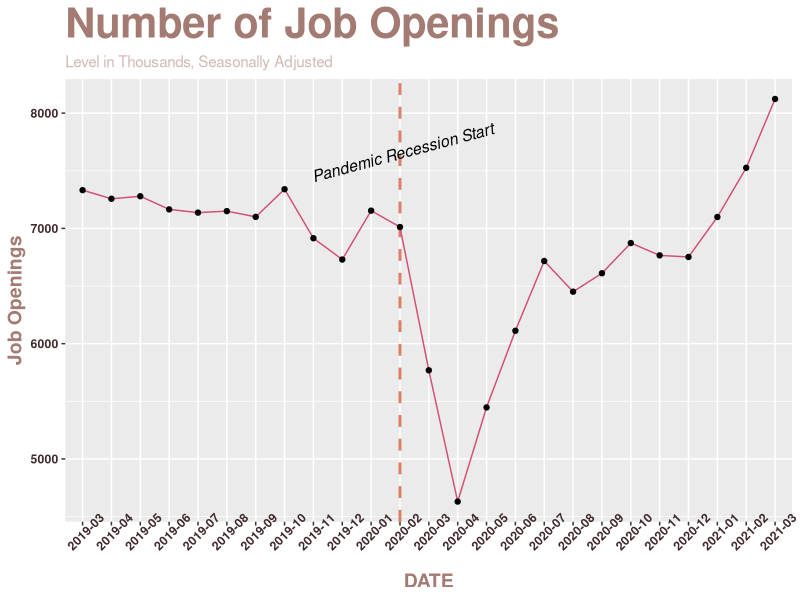
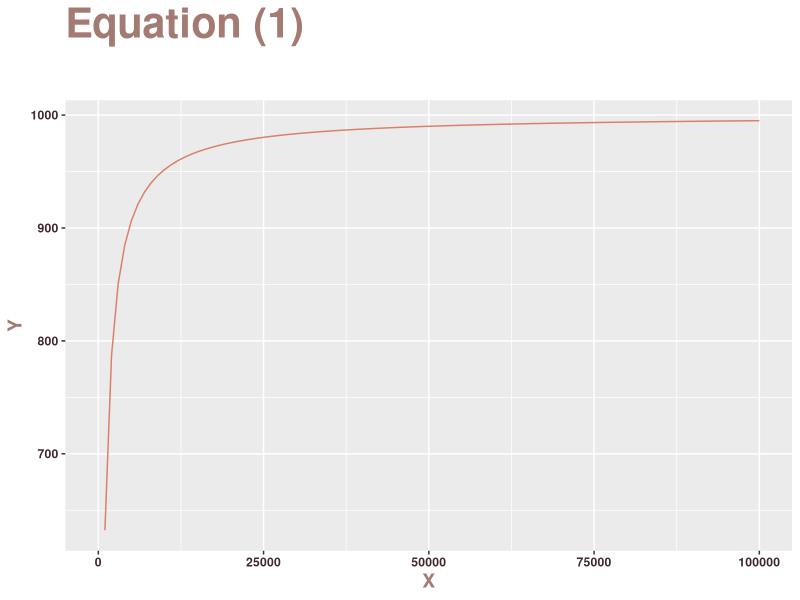
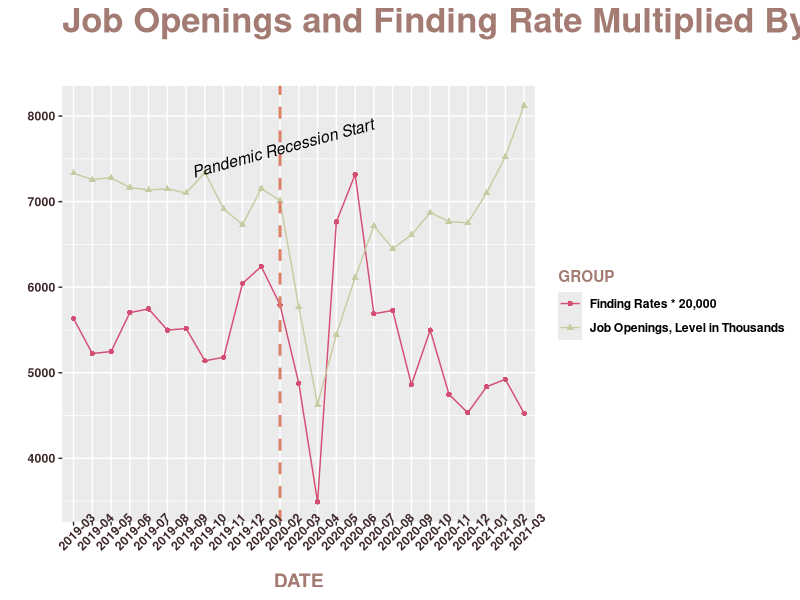
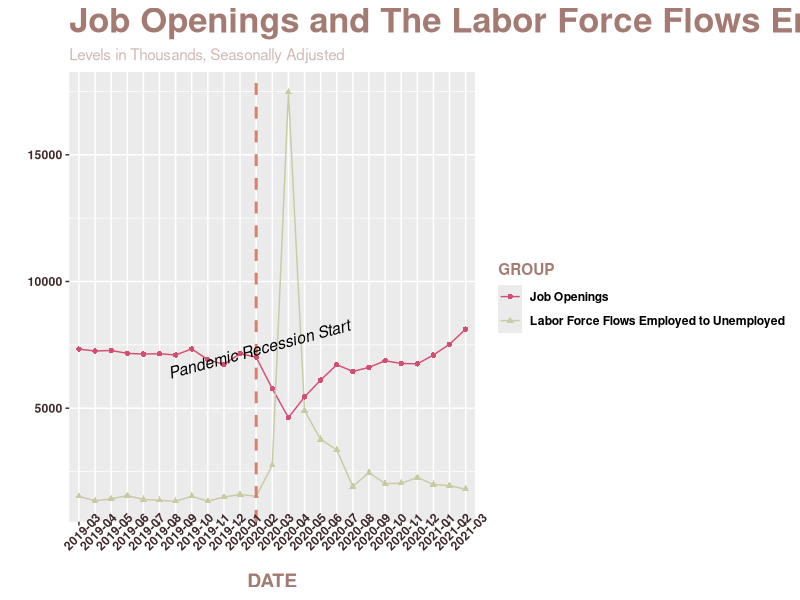
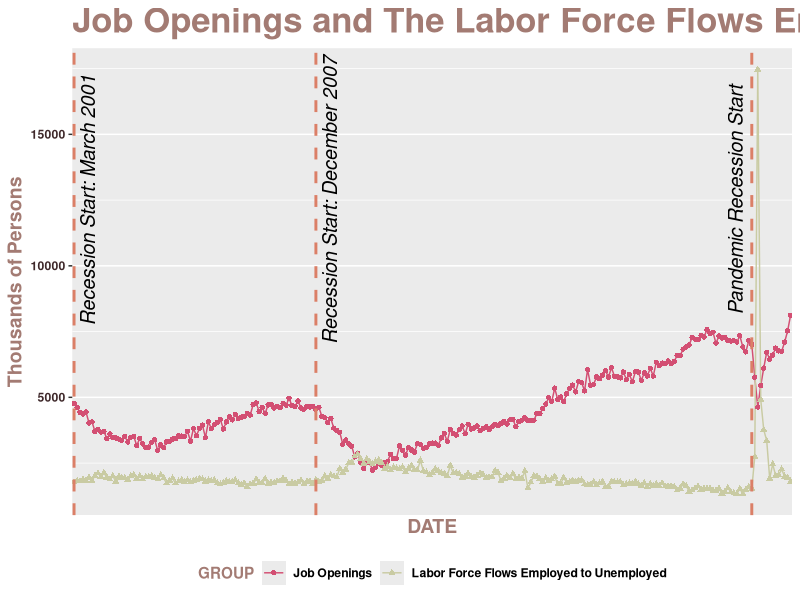
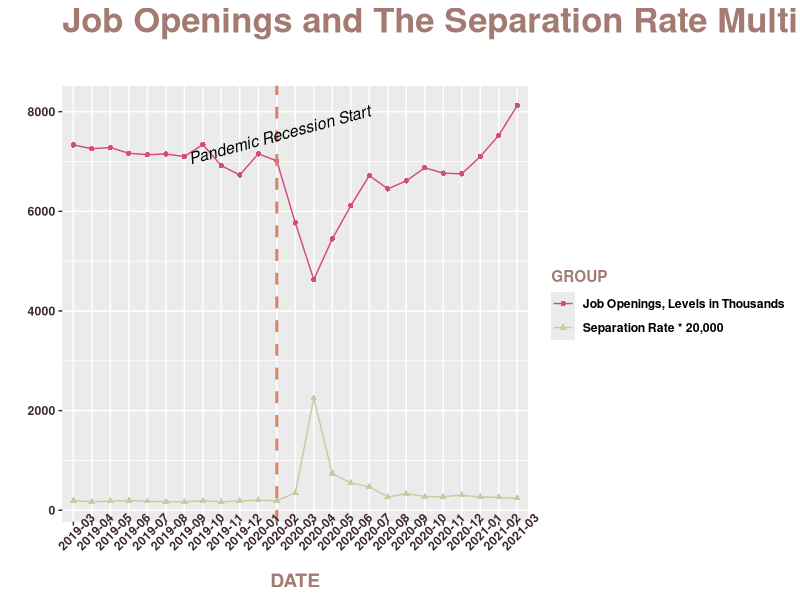
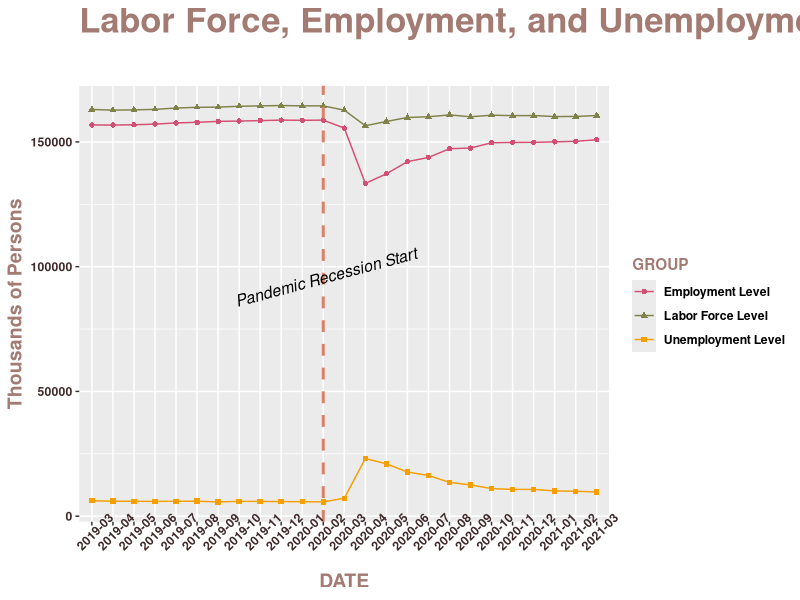
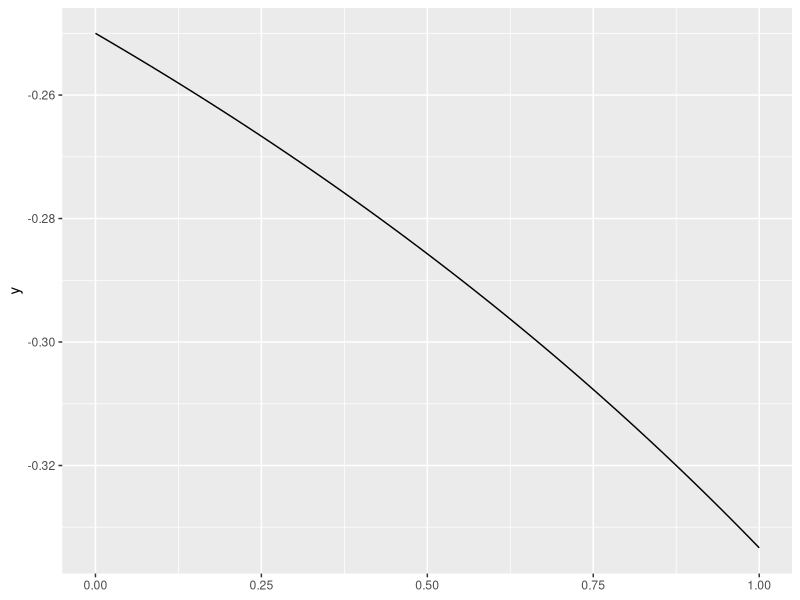

These charts were generated, in order, by the following R code:
# ECO 305 Final graphs

# Figure 1: The Vacancy Graph.
library(ggplot2)
library(ggfortify)
vacancy = read.csv("Job Opening.csv", header = T)
vacancy$DATE <- regmatches(vacancy$DATE, regexpr("20\\d\\d-\\d\\d", vacancy$DATE))

vacancy_graph <- ggplot(vacancy, aes(x=DATE, y=JTSJOL, group=1)) + ylab("Job Openings") + annotate(geom="vline", x="2020-02", xintercept="2020-02", linetype="dashed", color = "#DB7F67", size=1) + annotate(geom = "text", x="2020-02", y=7750, label="Pandemic Recession Start", vjust=1.4, size=4, fontface=3, angle=15) + geom_path(colour = "#D34F73") + geom_point() + ggtitle("Number of Job Openings", "Level in Thousands, Seasonally Adjusted") + theme(axis.title.x = element_text(face="bold", size=14, colour = "#A37B73"),
                                                                                       axis.text.x = element_text(face="bold", angle = 45, colour="#3F292B"),
                                                                                       axis.title.y = element_text(face="bold", size=14, colour = "#A37B73"),
                                                                                       axis.text.y = element_text(face = "bold", colour="#3F292B"),
                                                                                       plot.title = element_text(face="bold", size=30, colour="#A37B73"),
                                                                                       plot.subtitle = element_text(size=11, colour="#cfb9b5"),)
vacancy_graph

# Figure 2: Drawing the equation (1).
base <- ggplot() + xlim(0, 100000)
base <- base + geom_function(colour="#DB7F67", fun = function(x){x*(1-(1-1/x)^1000)}) + ylab("Y") + xlab("X")
base <- base + ggtitle("Equation (1)\n")
base <- base + theme(axis.title.x = element_text(face="bold", size=14, colour = "#A37B73"),
                     axis.text.x = element_text(face="bold", colour="#3F292B"),
                     axis.title.y = element_text(face="bold", size=14, colour = "#A37B73"),
                     axis.text.y = element_text(face = "bold", colour="#3F292B"),
                     plot.title = element_text(face="bold", size=30, colour="#A37B73"))
base

# Figure 3: Vacancy & The Finding Rate.
finding = read.csv("Finding Rates.csv", header=T)
finding <- finding[c(1,4)]
finding <- finding[-1,]
finding$DATE <- regmatches(finding$DATE, regexpr("20\\d\\d/\\d\\d", finding$DATE))
finding$DATE <- sub("/","-",finding$DATE)

vacancy$GROUP <- "Job Openings, Level in Thousands"
names(vacancy)[names(vacancy)=="JTSJOL"] <- "Figures"
finding$GROUP <- "Finding Rates * 20,000"
names(finding)[names(finding)=="FindingRate"] <- "Figures"
finding[2] <- finding[2]*20000
vacancy_and_finding <- rbind(vacancy, finding)
vacancy_and_finding$GROUP <- factor(vacancy_and_finding$GROUP)

vandf_graph <- ggplot(vacancy_and_finding, aes(x=DATE, y=Figures, group=GROUP, colour=GROUP, shape=GROUP)) + geom_path()+ geom_point() + scale_colour_manual(values=c("#D34F73", "#C9CBA3")) + ylab("")
vandf_graph <- vandf_graph + annotate(geom="vline", x="2020-02", xintercept="2020-02", linetype="dashed", color = "#DB7F67", size=1) + annotate(geom = "text", x="2020-02", y=7750, label="Pandemic Recession Start", vjust=1.4, size=4, fontface=3, angle=15)
vandf_graph <- vandf_graph + ggtitle("Job Openings and Finding Rate Multiplied By 20,000\n")
vandf_graph <- vandf_graph + theme(axis.title.x = element_text(face="bold", size=14, colour = "#A37B73"),
                                   axis.text.x = element_text(face="bold", angle = 45, colour="#3F292B"),
                                   axis.text.y = element_text(face = "bold", colour="#3F292B"),
                                   plot.title = element_text(face="bold", size=25, colour="#A37B73"),
                                   legend.text = element_text(face="bold"),
                                   legend.title = element_text(face="bold", colour="#A37B73"))
vandf_graph

# Figure 4: Transition from Employed to Unemployed and the Job Openings
transition <- read.csv("Separation Rates.csv", header = T)
transition <- transition[-1,]
transition$DATE <- regmatches(transition$DATE, regexpr("20\\d\\d/\\d\\d", transition$DATE))
transition$DATE <- sub("/","-",transition$DATE)

transition$GROUP <- "Labor Force Flows Employed to Unemployed"
vacancy$GROUP <- "Job Openings"
transition1 <- transition[-(3:4)]
names(transition1)[2] <- "Figures"
vacancy_and_transition <- rbind(vacancy, transition1)
vacancy_and_transition$GROUP <- factor(vacancy_and_transition$GROUP)

vandt_graph <- ggplot(vacancy_and_transition, aes(x=DATE, y=Figures, group=GROUP, colour=GROUP, shape=GROUP)) + geom_path() + geom_point() + scale_colour_manual(values=c("#D34F73", "#C9CBA3")) + ylab("")
vandt_graph <- vandt_graph + annotate(geom="vline", x="2020-02", xintercept="2020-02", linetype="dashed", color = "#DB7F67", size=1) + annotate(geom = "text", x="2020-02", y=7750, label="Pandemic Recession Start", vjust=1.4, size=4, fontface=3, angle=15)
vandt_graph <- vandt_graph + ggtitle("Job Openings and The Labor Force Flows Employed to Unemployed", "Levels in Thousands, Seasonally Adjusted")
vandt_graph <- vandt_graph + theme(axis.title.x = element_text(face="bold", size=14, colour = "#A37B73"),
                                   axis.text.x = element_text(face="bold", angle = 45, colour="#3F292B"),
                                   axis.text.y = element_text(face = "bold", colour="#3F292B"),
                                   plot.title = element_text(face="bold", size=25, colour="#A37B73"),
                                   plot.subtitle = element_text(size=11, colour="#cfb9b5"),
                                   legend.text = element_text(face="bold"),
                                   legend.title = element_text(face="bold", colour="#A37B73"))
vandt_graph

# Figure 5-1: Job Opening and Labor Force Flow: Employed to Unemployed
jolf <- read.csv("Employed to Unemployed V.S Job Opening.csv", header=T)
jolf$DATE <- regmatches(jolf$DATE, regexpr("20\\d\\d-\\d\\d", jolf$DATE))
jolf1 <- jolf[c(1,2)]
jolf2 <- jolf[c(1,3)]
names(jolf1)[2] = names(jolf2)[2] = "Figures"
jolf1$GROUP <- factor("Job Openings")
jolf2$GROUP <- factor("Labor Force Flows Employed to Unemployed")
jolf <- rbind(jolf1, jolf2)

jolf_graph <- ggplot(jolf, aes(x=DATE, y=Figures, group=GROUP, colour=GROUP, shape=GROUP)) + geom_path() + geom_point() + scale_colour_manual(values=c("#D34F73", "#C9CBA3")) + ylab("Thousands of Persons")
# Pandemic Recession Vertical Line
jolf_graph <- jolf_graph + annotate(geom="vline", x="2020-02", xintercept="2020-02", linetype="dashed", color = "#DB7F67", size=1) + annotate(geom = "text", x="2020-02", y=12500, label="Pandemic Recession Start", vjust=-0.6, size=5, fontface=3, angle=90)
# Second Recession Vertical Line
jolf_graph <- jolf_graph + annotate(geom="vline", x="2007-12", xintercept="2007-12", linetype="dashed", color = "#DB7F67", size=1) + annotate(geom = "text", x="2007-12", y=12500, label="Recession Start: December 2007", vjust=1.4, size=5, fontface=3, angle=90)
# First Recessionf Vertical Line
jolf_graph <- jolf_graph + annotate(geom="vline", x="2001-03", xintercept="2001-03", linetype="dashed", color = "#DB7F67", size=1) + annotate(geom = "text", x="2001-03", y=12500, label="Recession Start: March 2001", vjust=1.4, size=5, fontface=3, angle=90)
jolf_graph <- jolf_graph + ggtitle("Job Openings and The Labor Force Flows Employed to Unemployed")
jolf_graph <- jolf_graph + theme(axis.title.x = element_text(face="bold", size=14, colour = "#A37B73"),
                                 axis.title.y = element_text(face="bold", size=14, colour = "#A37B73"),
                                 axis.text.y = element_text(face = "bold", colour="#3F292B"),
                                 plot.title = element_text(face="bold", size=25, colour="#A37B73"),
                                 plot.subtitle = element_text(size=11, colour="#cfb9b5"),
                                 legend.text = element_text(face="bold"),
                                 legend.title = element_text(face="bold", colour="#A37B73"),
                                 legend.position = "bottom")
jolf_graph <- jolf_graph + scale_x_discrete(breaks=NULL) # Hiding the ticks of x-axis

jolf_graph

# Figure 5-2: Job Opening and Separation Rate
separation <- transition
separation$GROUP <- "Separation Rate * 20,000"
vacancy$GROUP <- "Job Openings, Levels in Thousands"
separation <- separation[-c(2,3)]
names(separation)[2] <- "Figures"
separation$Figures <- separation$Figures * 20000
vacancy_and_separation <- rbind(vacancy, separation)
vacancy_and_separation$GROUP <- factor(vacancy_and_separation$GROUP)

vands_graph <- ggplot(vacancy_and_separation, aes(x=DATE, y=Figures, group=GROUP, colour=GROUP, shape=GROUP)) + geom_path() + geom_point() + scale_colour_manual(values=c("#D34F73", "#C9CBA3")) + ylab("")
vands_graph <- vands_graph + annotate(geom="vline", x="2020-02", xintercept="2020-02", linetype="dashed", color = "#DB7F67", size=1) + annotate(geom = "text", x="2020-02", y=7750, label="Pandemic Recession Start", vjust=1.4, size=4, fontface=3, angle=15)
vands_graph <- vands_graph + ggtitle("Job Openings and The Separation Rate Multiplied By 20,000\n")
vands_graph <- vands_graph + theme(axis.title.x = element_text(face="bold", size=14, colour = "#A37B73"),
                                   axis.text.x = element_text(face="bold", angle = 45, colour="#3F292B"),
                                   axis.text.y = element_text(face = "bold", colour="#3F292B"),
                                   plot.title = element_text(face="bold", size=25, colour="#A37B73"),
                                   plot.subtitle = element_text(size=11, colour="#cfb9b5"),
                                   legend.text = element_text(face="bold"),
                                   legend.title = element_text(face="bold", colour="#A37B73"))
vands_graph

# Figure 6: Employment, Unemployment, and Labor Force

labor <- read.csv("Employment, Unemployment, and Labor Force.csv", header=T)
labor$DATE <- regmatches(labor$DATE, regexpr("20\\d\\d/\\d\\d", labor$DATE))
labor$DATE <- sub("/","-",labor$DATE)
lf <- labor[-c(3,4)]
em <- labor[-c(2,4)]
un <- labor[-c(2,3)]
lf$GROUP <- "Labor Force Level"
em$GROUP <- "Employment Level"
un$GROUP <- "Unemployment Level"
names(lf)[2] = names(em)[2] = names(un)[2] <- "Figures"
lf_em_un <- rbind(lf,em,un)

lfemun_graph <- ggplot(lf_em_un, aes(x=DATE, y=Figures, group=GROUP, colour=GROUP, shape=GROUP)) + geom_path() + geom_point() + scale_colour_manual(values=c("#D34F73", "#808349", "#F59F00")) + ylab("Thousands of Persons")
lfemun_graph <- lfemun_graph + annotate(geom="vline", x="2020-02", xintercept="2020-02", linetype="dashed", color = "#DB7F67", size=1) + annotate(geom = "text", x="2020-02", y=100000, label="Pandemic Recession Start", vjust=1.4, size=4, fontface=3, angle=15)
lfemun_graph <- lfemun_graph + ggtitle("Labor Force, Employment, and Unemployment Levels\n")
lfemun_graph <- lfemun_graph + theme(axis.title.x = element_text(face="bold", size=14, colour = "#A37B73"),
                                    axis.text.x = element_text(face="bold", angle = 45, colour="#3F292B"),
                                    axis.title.y = element_text(face="bold", size=14, colour = "#A37B73"),
                                    axis.text.y = element_text(face = "bold", colour="#3F292B"),
                                    plot.title = element_text(face="bold", size=25, colour="#A37B73"),
                                    plot.subtitle = element_text(size=11, colour="#cfb9b5"),
                                    legend.text = element_text(face="bold"),
                                    legend.title = element_text(face="bold", colour="#A37B73"))
lfemun_graph

# Figure 7: AD, LRAS, and SRAS Curves
SRAS <- data.frame(x=c(0,10),y=c(5,5))
LRAS <- data.frame(x=c(5,5),y=c(0,10))
curves <- ggplot()
curves <- curves + geom_function(fun = function(x) 1/(x-4))
curves
curves <- curves + geom_line(data = SRAS, aes(x=x,y=y))
curves <- curves + geom_line(data = LRAS, aes(x=x,y=y))
curves
